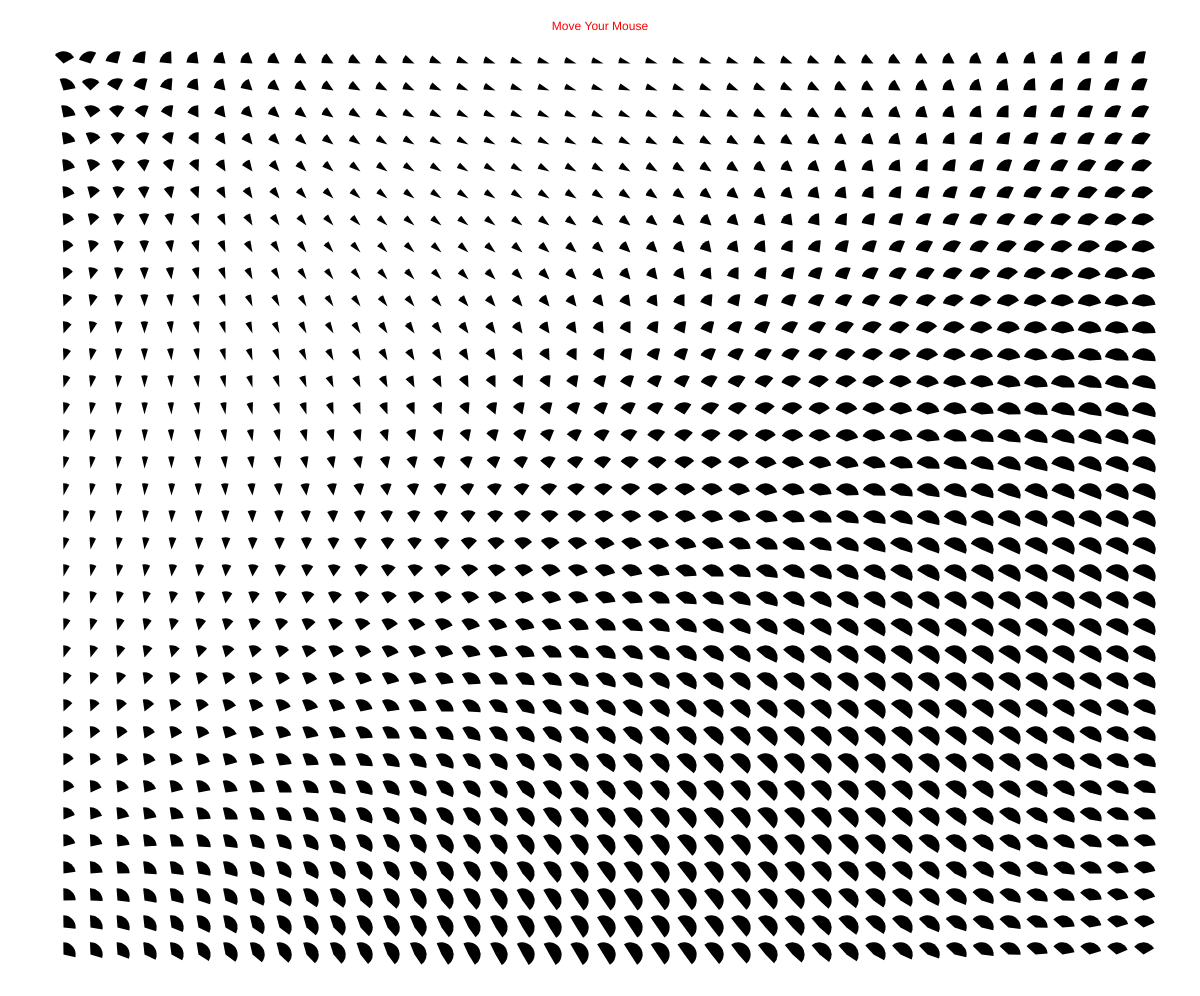
Frame 1 (no input)
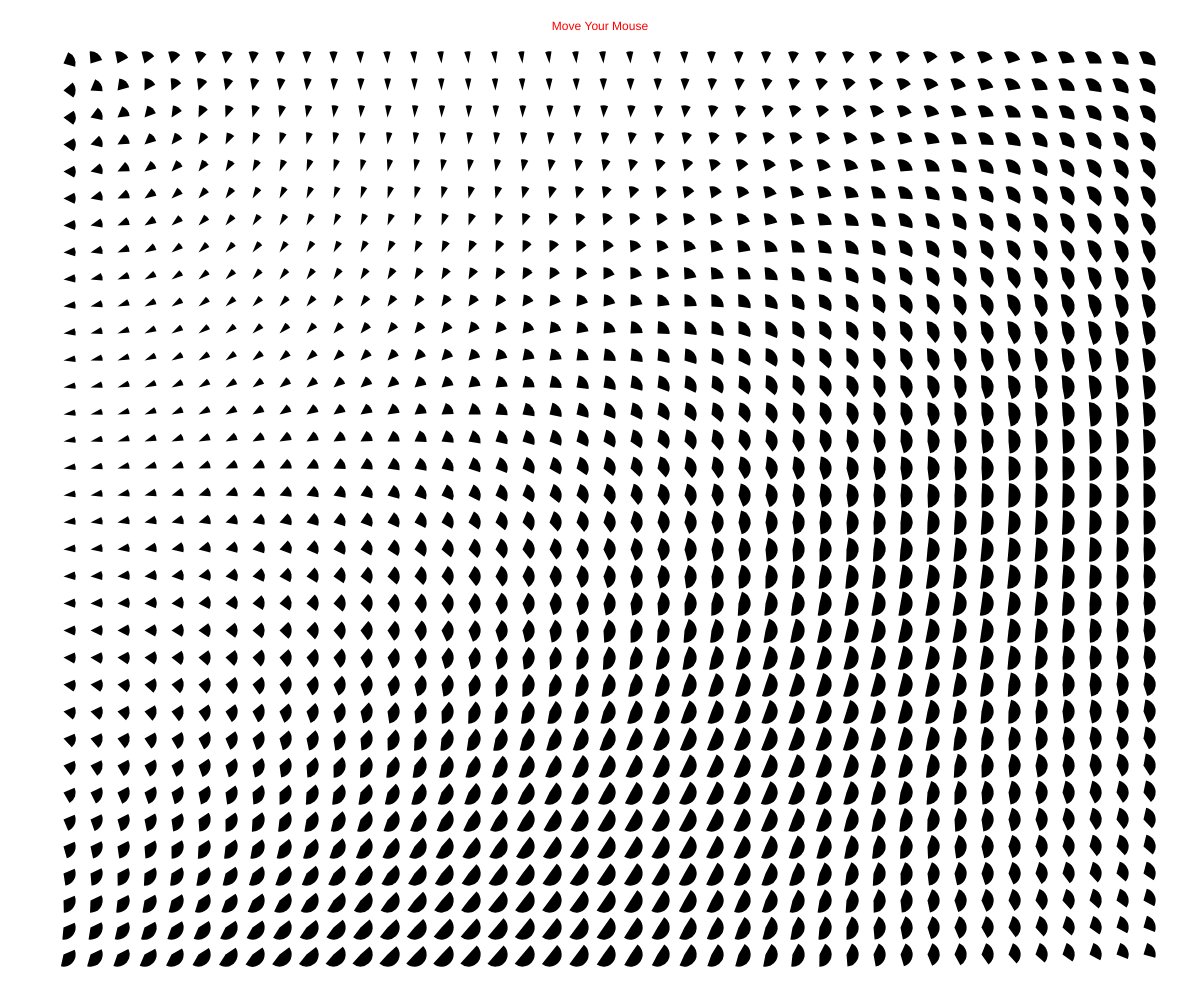
Frame 60 (no input)
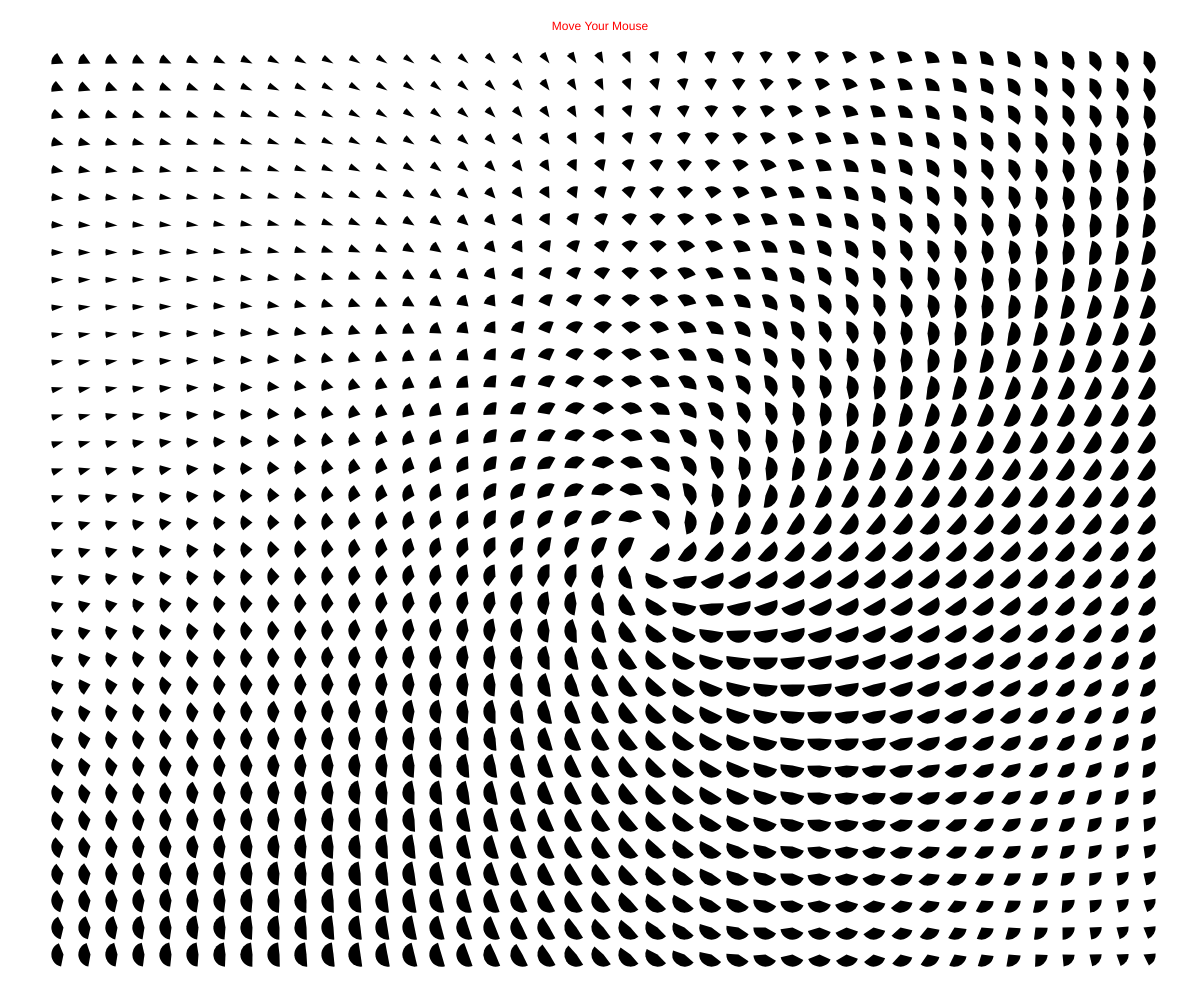
Frame 120 (the mouse pressed at the canvas centre since frame 60)

The p5.js sketch that drew these frames (run headless with seeded random() and noise() and a simulated clock; from frame 60 on, the mouse is pressed at the canvas centre):

// p5.js sketch
// ── sketch.js
var rows=0, cols=0, cellSize = 27;
var sz=0, theta=0, edge = 50;

function setup() {
  createCanvas(windowWidth, windowHeight-4);
  rows = (width-2*edge)/cellSize;
  cols = (height-2*edge)/cellSize;
}

function draw() {
  background(255);
  fill(255,0,0);
  noStroke();
  textAlign(CENTER);
  text("Move Your Mouse", width - width/2, 30);
  for (var i=0; i<=rows; i++) {
    for (var j=0; j<cols; j++) {
      var offSet =PI + PI/rows*i + PI/cols*j;
      var x = (i+.5)*cellSize;
      var y = (j+.5)*cellSize;
      var dx = mouseX-x;
      var dy = mouseY-y;
      noStroke();
      fill(0);
      var r = atan2(dy, dx);
      var arcSize =  map(sin(theta/4+offSet), -1, 1, radians(30), PI);
      sz = cellSize*.90;
      push();
      translate(x+edge, y+edge);
      rotate(r+theta);
      arc(0, 0, sz, sz, 0, arcSize);
      pop();
    }
  }
  theta += 0.02;
}
function windowResized() {
  resizeCanvas(windowWidth, windowHeight-4);
}
